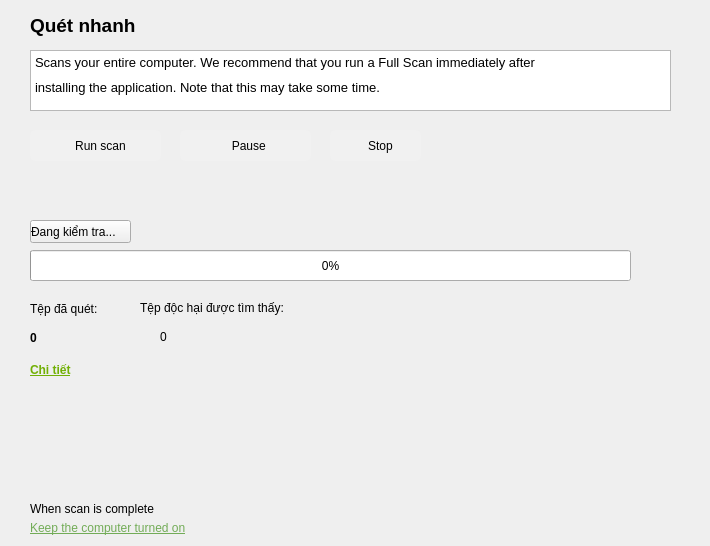
      <widget class="QWidget" name="page_26">
       <widget class="QTextBrowser" name="textBrowser_10">
        <property name="geometry">
         <rect>
          <x>30</x>
          <y>50</y>
          <width>641</width>
          <height>61</height>
         </rect>
        </property>
        <property name="html">
         <string>&lt;!DOCTYPE HTML PUBLIC &quot;-//W3C//DTD HTML 4.0//EN&quot; &quot;http://www.w3.org/TR/REC-html40/strict.dtd&quot;&gt;
&lt;html&gt;&lt;head&gt;&lt;meta name=&quot;qrichtext&quot; content=&quot;1&quot; /&gt;&lt;style type=&quot;text/css&quot;&gt;
p, li { white-space: pre-wrap; }
&lt;/style&gt;&lt;/head&gt;&lt;body style=&quot; font-family:'MS Shell Dlg 2'; font-size:8.25pt; font-weight:400; font-style:normal;&quot;&gt;
&lt;p style=&quot; margin-top:0px; margin-bottom:10px; margin-left:0px; margin-right:0px; -qt-block-indent:0; text-indent:0px;&quot;&gt;&lt;span style=&quot; font-size:10pt;&quot;&gt;Scans your entire computer. We recommend that you run a Full Scan immediately after&lt;/span&gt;&lt;/p&gt;
&lt;p style=&quot; margin-top:0px; margin-bottom:0px; margin-left:0px; margin-right:0px; -qt-block-indent:0; text-indent:0px;&quot;&gt;&lt;span style=&quot; font-size:10pt;&quot;&gt;installing the application. Note that this may take some time.&lt;/span&gt;&lt;/p&gt;&lt;/body&gt;&lt;/html&gt;</string>
        </property>
       </widget>
       <widget class="QLabel" name="label_99">
        <property name="geometry">
         <rect>
          <x>30</x>
          <y>10</y>
          <width>161</width>
          <height>31</height>
         </rect>
        </property>
        <property name="text">
         <string>&lt;html&gt;&lt;head/&gt;&lt;body&gt;&lt;p&gt;&lt;span style=&quot; font-size:14pt; font-weight:600;&quot;&gt;Quét nhanh&lt;/span&gt;&lt;/p&gt;&lt;/body&gt;&lt;/html&gt;</string>
        </property>
       </widget>
       <widget class="QLabel" name="label_105">
        <property name="geometry">
         <rect>
          <x>30</x>
          <y>500</y>
          <width>181</width>
          <height>17</height>
         </rect>
        </property>
        <property name="text">
         <string>When scan is complete</string>
        </property>
       </widget>
       <widget class="QLabel" name="label_106">
        <property name="geometry">
         <rect>
          <x>30</x>
          <y>520</y>
          <width>211</width>
          <height>17</height>
         </rect>
        </property>
        <property name="text">
         <string>&lt;html&gt;&lt;head/&gt;&lt;body&gt;&lt;p&gt;&lt;span style=&quot; text-decoration: underline; color:#72ac57;&quot;&gt;Keep the computer turned on&lt;/span&gt;&lt;/p&gt;&lt;/body&gt;&lt;/html&gt;</string>
        </property>
       </widget>
       <widget class="QPushButton" name="quick_scan_stop">
        <property name="geometry">
         <rect>
          <x>180</x>
          <y>130</y>
          <width>131</width>
          <height>31</height>
         </rect>
        </property>
        <property name="cursor">
         <cursorShape>PointingHandCursor</cursorShape>
        </property>
        <property name="styleSheet">
         <string notr="true">QPushButton { 
background-color: rgba(255,255,255,0.1); 
border-radius: 5px;
 text-align: center; 
padding: 5px;
} 
QPushButton::hover{ 
background: rgba(255,255,255,0.4);
}</string>
        </property>
        <property name="text">
         <string>     Pause   </string>
        </property>
        <property name="icon">
         <iconset>
          <normaloff>icon/stop-icon-11-256.png</normaloff>icon/stop-icon-11-256.png</iconset>
        </property>
        <property name="iconSize">
         <size>
          <width>20</width>
          <height>20</height>
         </size>
        </property>
       </widget>
       <widget class="QPushButton" name="quick_scan_start">
        <property name="geometry">
         <rect>
          <x>30</x>
          <y>130</y>
          <width>131</width>
          <height>31</height>
         </rect>
        </property>
        <property name="cursor">
         <cursorShape>PointingHandCursor</cursorShape>
        </property>
        <property name="styleSheet">
         <string notr="true">QPushButton { 
background-color: rgba(255,255,255,0.1); 
border-radius: 5px;
 text-align: center; 
padding: 5px;
} 
QPushButton::hover{ 
background: rgba(255,255,255,0.4);
}</string>
        </property>
        <property name="text">
         <string>      Run scan   </string>
        </property>
        <property name="icon">
         <iconset>
          <normaloff>icon/start.png</normaloff>icon/start.png</iconset>
        </property>
        <property name="iconSize">
         <size>
          <width>12</width>
          <height>12</height>
         </size>
        </property>
       </widget>
       <widget class="QWidget" name="info_quick_scan" native="true">
        <property name="geometry">
         <rect>
          <x>20</x>
          <y>190</y>
          <width>681</width>
          <height>291</height>
         </rect>
        </property>
        <widget class="QProgressBar" name="progressBar_quickScan">
         <property name="geometry">
          <rect>
           <x>10</x>
           <y>60</y>
           <width>601</width>
           <height>31</height>
          </rect>
         </property>
         <property name="value">
          <number>0</number>
         </property>
        </widget>
        <widget class="QLabel" name="fileQuickScaned">
         <property name="geometry">
          <rect>
           <x>10</x>
           <y>140</y>
           <width>67</width>
           <height>17</height>
          </rect>
         </property>
         <property name="text">
          <string>&lt;html&gt;&lt;head/&gt;&lt;body&gt;&lt;p&gt;&lt;span style=&quot; font-weight:600;&quot;&gt;0&lt;/span&gt;&lt;/p&gt;&lt;/body&gt;&lt;/html&gt;</string>
         </property>
        </widget>
        <widget class="QLabel" name="label_133">
         <property name="geometry">
          <rect>
           <x>10</x>
           <y>110</y>
           <width>101</width>
           <height>17</height>
          </rect>
         </property>
         <property name="text">
          <string>Tệp đã quét:</string>
         </property>
        </widget>
        <widget class="QPushButton" name="path_quick_scan">
         <property name="geometry">
          <rect>
           <x>10</x>
           <y>30</y>
           <width>101</width>
           <height>23</height>
          </rect>
         </property>
         <property name="styleSheet">
          <string notr="true">QPushButton{
text-align: left; 
}</string>
         </property>
         <property name="text">
          <string>Đang kiểm tra...</string>
         </property>
        </widget>
        <widget class="QLabel" name="path_quick_scan_name">
         <property name="geometry">
          <rect>
           <x>108</x>
           <y>30</y>
           <width>501</width>
           <height>21</height>
          </rect>
         </property>
         <property name="text">
          <string/>
         </property>
        </widget>
        <widget class="QLabel" name="label_19">
         <property name="geometry">
          <rect>
           <x>120</x>
           <y>140</y>
           <width>16</width>
           <height>16</height>
          </rect>
         </property>
         <property name="text">
          <string/>
         </property>
         <property name="pixmap">
          <pixmap>icon/unnamed.png</pixmap>
         </property>
         <property name="scaledContents">
          <bool>true</bool>
         </property>
        </widget>
        <widget class="QLabel" name="mess_quick_scan">
         <property name="geometry">
          <rect>
           <x>140</x>
           <y>137</y>
           <width>161</width>
           <height>20</height>
          </rect>
         </property>
         <property name="text">
          <string>0</string>
         </property>
        </widget>
        <widget class="QLabel" name="label_20">
         <property name="geometry">
          <rect>
           <x>120</x>
           <y>110</y>
           <width>241</width>
           <height>16</height>
          </rect>
         </property>
         <property name="text">
          <string>Tệp độc hại được tìm thấy:</string>
         </property>
        </widget>
        <widget class="QLabel" name="show_detail_quick_scan">
         <property name="geometry">
          <rect>
           <x>10</x>
           <y>170</y>
           <width>47</width>
           <height>21</height>
          </rect>
         </property>
         <property name="cursor">
          <cursorShape>PointingHandCursor</cursorShape>
         </property>
         <property name="text">
          <string>&lt;html&gt;&lt;head/&gt;&lt;body&gt;&lt;p&gt;&lt;span style=&quot; font-weight:600; text-decoration: underline; color:#71b005;&quot;&gt;Chi tiết&lt;/span&gt;&lt;/p&gt;&lt;/body&gt;&lt;/html&gt;</string>
         </property>
        </widget>
       </widget>
       <widget class="QPushButton" name="quick_scan_end">
        <property name="geometry">
         <rect>
          <x>330</x>
          <y>130</y>
          <width>91</width>
          <height>31</height>
         </rect>
        </property>
        <property name="cursor">
         <cursorShape>PointingHandCursor</cursorShape>
        </property>
        <property name="styleSheet">
         <string notr="true">QPushButton { 
background-color: rgba(255,255,255,0.1); 
border-radius: 5px;
 text-align: center; 
padding: 5px;
} 
QPushButton::hover{ 
background: rgba(255,255,255,0.4);
}</string>
        </property>
        <property name="text">
         <string>   Stop</string>
        </property>
        <property name="icon">
         <iconset>
          <normaloff>icon/close.png</normaloff>icon/close.png</iconset>
        </property>
        <property name="iconSize">
         <size>
          <width>20</width>
          <height>20</height>
         </size>
        </property>
       </widget>
      </widget>
